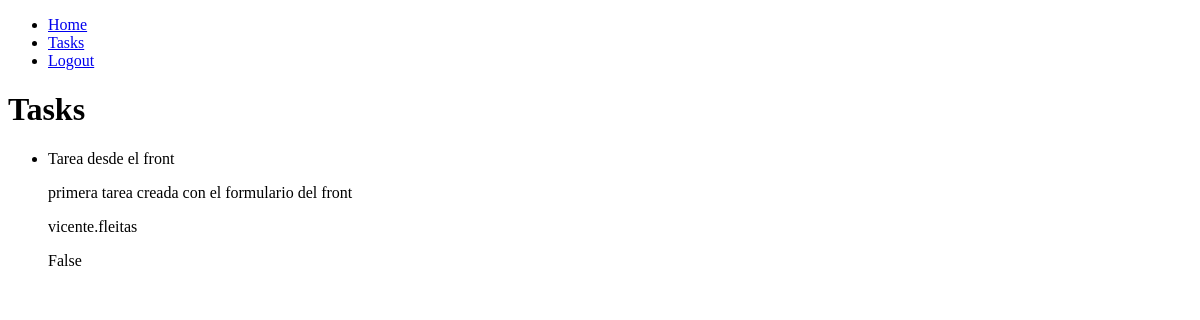
The app's page /tasks/ (signed in), older data.
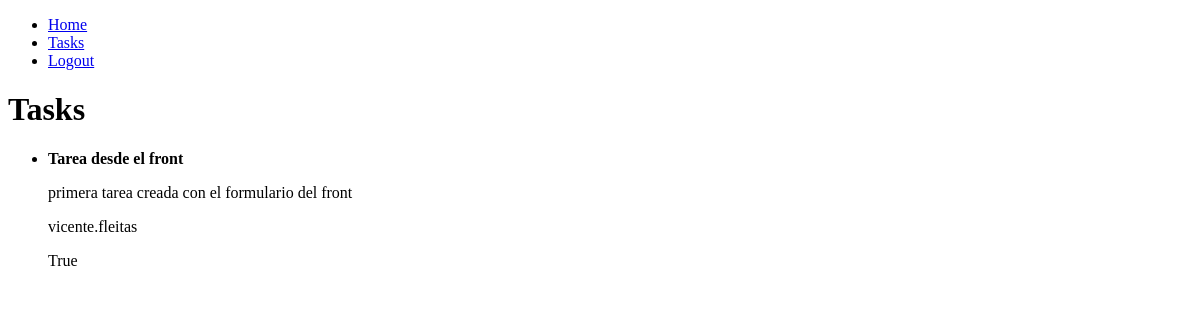
The same page, newer data.
### tasks/models.py (models this page shows, shortened)
class Task(models.Model):
    title = models.CharField(max_length=200)
    description = models.TextField(blank=True, null=True)
    created = models.DateTimeField(auto_now_add=True)
    datecompleted = models.DateTimeField(blank=True, null=True)
    important = models.BooleanField(default=False)
    user = models.ForeignKey(User, on_delete=models.CASCADE)

### tasks/views.py (the view)
# urls.py: path('tasks/', views.tasks, name='tasks'),
def tasks(request):
    tasks = Task.objects.filter(user=request.user, datecompleted__isnull=True)
    return render(request, 'tasks.html', {'tasks': tasks})

### tasks/templates/tasks.html
{%extends "base.html" %} {% block content %}
<h1>Tasks</h1>
<ul>
  {%for task in tasks %}
  <li>
    {% if task.important %}
    <strong>{{task.title}}</strong>
    {% else %} {{task.title}} {% endif %}
    <p>{{task.description}}</p>
    <p>{{task.user.username}}</p>
    <p>{{task.important}}</p>
  </li>
  {%endfor %}
</ul>
{% endblock %}

Row changes from the older to the newer data that the page shows:
changed Task "Tarea desde el front": important "False" → "True"
